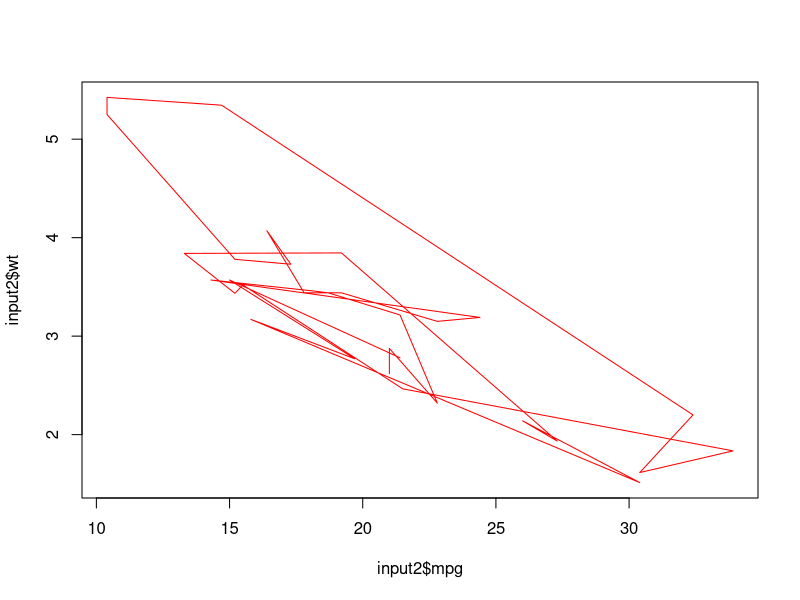
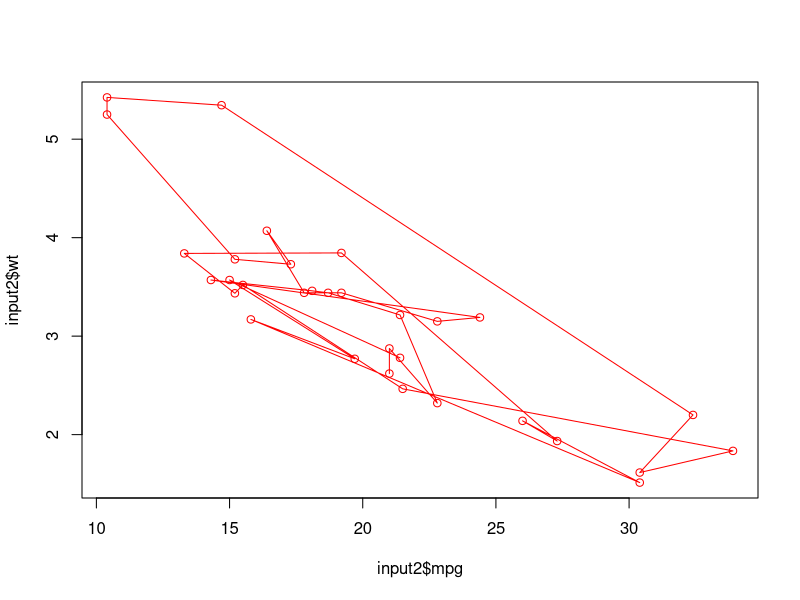
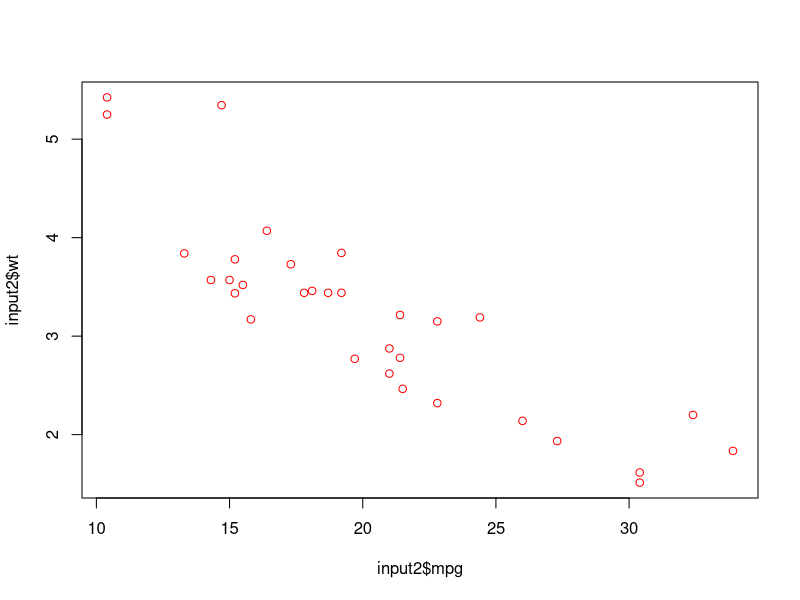
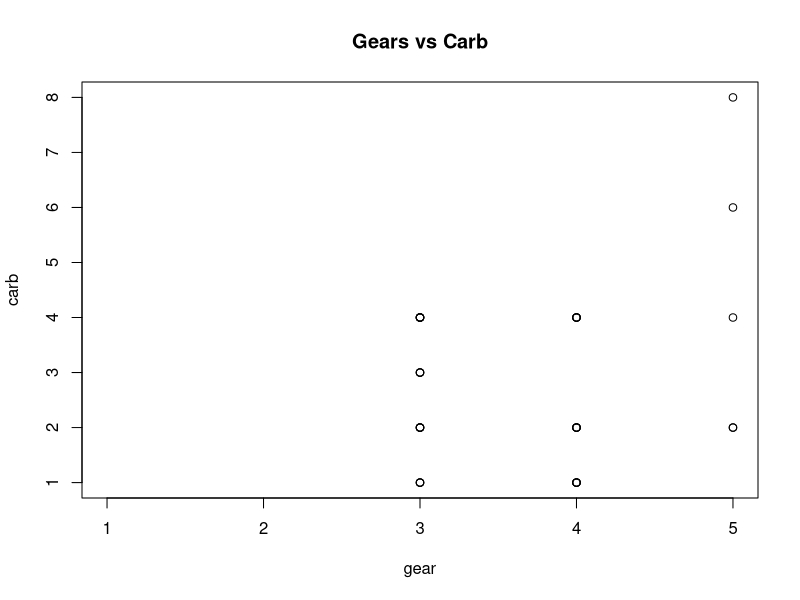
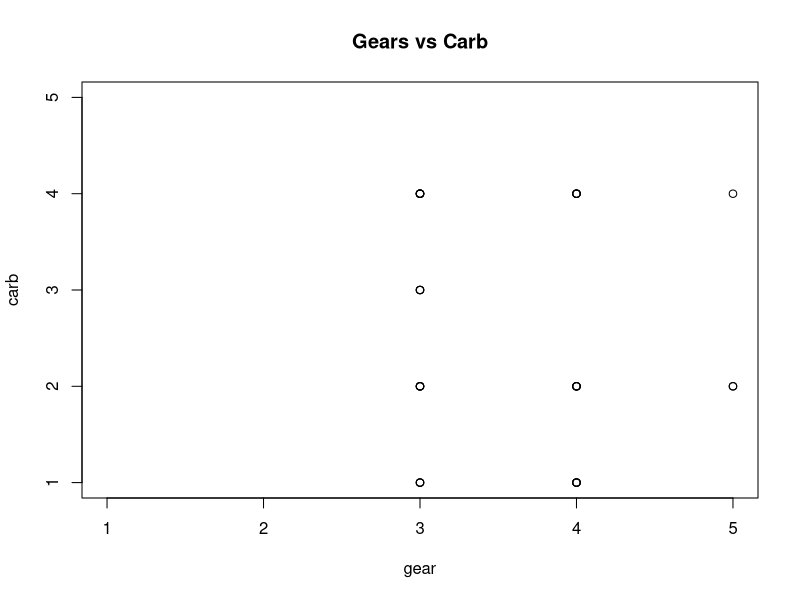

These charts were generated, in order, by the following R code:
dts<-c(25,33,41,57,68,79,83,97)
mean_data<-mean(dts)
mean_data
new1<-c(19,29,32,48,51,63,34,NA,NA,NA)
new1
mea_dt<-mean(new1,na.rm = TRUE)
mea_dt
mea_dt<-median(new1,na.rm = TRUE)
mea_dt



mtcars
mt<-mtcars
mt
head(mt)
str(mt)
summary(mt)
indata<-mt[,c("am","cyl","hp","wt")]
indata
logReg<-glm(am~cyl+hp+wt,data= indata,family = binomial)
logReg
summary(logReg)



input<-mt[,c('gear','carb')]
input
input2<-mt[,c('mpg','wt')]
input2
plot(input2,type='l',xlab='input2$mpg',ylab='input2$wt',col='red')
plot(input2,type='o',xlab='input2$mpg',ylab='input2$wt',col='red')
plot(input2,type='p',xlab='input2$mpg',ylab='input2$wt',col='red')
plot(x=input$gear, y=input$carb, xlab='gear', ylab='carb', xlim=c(1,5), main="Gears vs Carb")
plot(x=input$gear, y=input$carb, xlab='gear', ylab='carb', xlim=c(1,5), ylim=c(1,5), main="Gears vs Carb")
